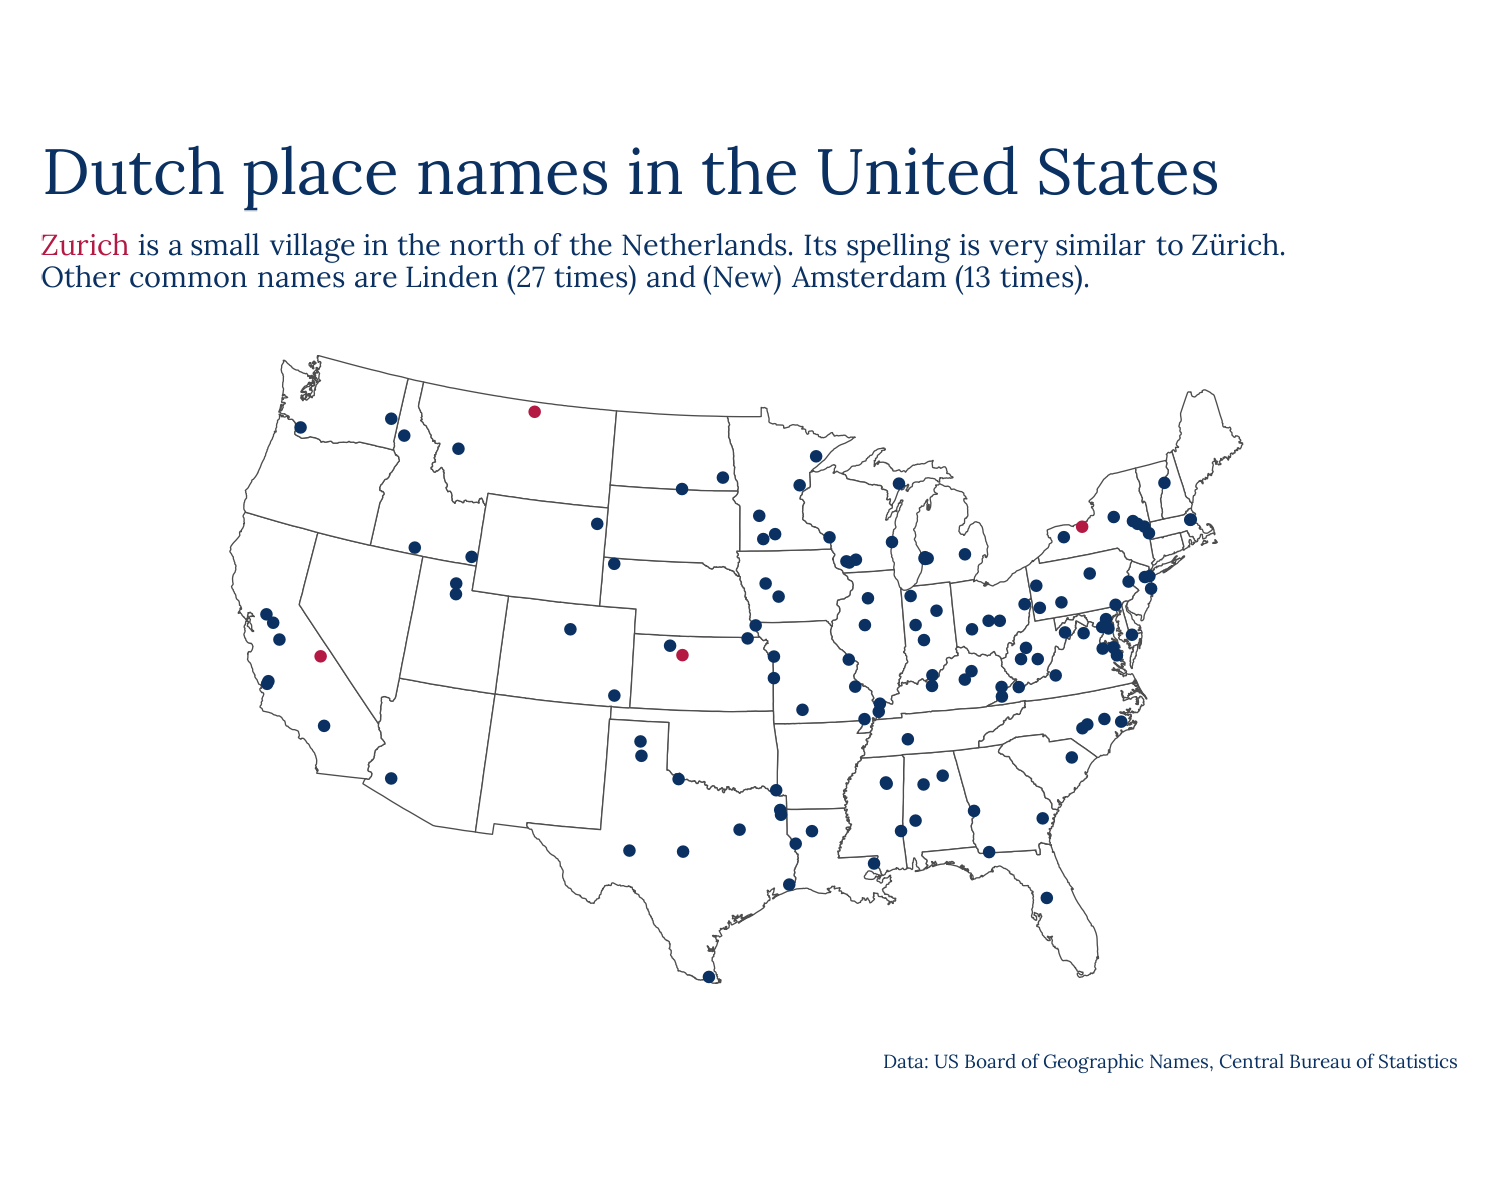

Reproduce this figure in R.
library(tidyverse)
library(maps)
library(ggtext)
library(showtext)

font_add_google("Lora", "font")
showtext_auto()

`%notin%` <- Negate(`%in%`)

us_place_names <- readr::read_csv('https://raw.githubusercontent.com/rfordatascience/tidytuesday/master/data/2023/2023-06-27/us_place_names.csv')
nl_places <- readr::read_csv2("2023/2023-26/WoonplaatsenCodes.csv") %>% select(nl_place = Title) %>% mutate(nl_place = str_to_lower(nl_place))

us_nl_places <- us_place_names %>% 
  mutate(us_place = str_to_lower(feature_name)) %>% 
  mutate(us_place = str_remove(us_place, "new ")) %>% 
  inner_join(
    nl_places,
    by = join_by(us_place == nl_place)
  ) %>% 
  filter(state_name %notin% c("Alaska", "Hawaii"))

st <- "<span style = 'color:#B31942;'>Zurich</span> is a small village in the north of the Netherlands. Its spelling is very similar to Zürich.<br>
Other common names are Linden (27 times) and (New) Amsterdam (13 times)."

ggplot(usa_map, aes(long, lat)) +
  geom_polygon(aes(group = group), fill = "white", colour = "grey30", linewidth = 0.15) +
  geom_point(data = us_nl_places,
             aes(x = prim_long_dec, y = prim_lat_dec,
                 colour = ifelse(us_place == "zurich", "#B31942",  "#0A3161")
                 ),
             size = 0.75
             ) +
  scale_colour_identity() +
  coord_map("albers",  lat0 = 45.5, lat1 = 29.5) +
  labs(
    title = "Dutch place names in the United States",
    subtitle = st,
    caption = "Data: US Board of Geographic Names, Central Bureau of Statistics"
  ) +
  theme_void() +
  theme(
    text = element_text(family = "font",
                        colour = "#0A3161"),
    plot.title = element_text(size = 48),
    plot.subtitle = element_markdown(size = 22,
                                     lineheight = 0.35),
    plot.caption = element_text(size = 14),
    plot.margin = margin(10,10,10,10)
  )

ggsave(
  "./2023/2023-26/us-populated-places.png",
  bg = "white",
  width = 5,
  height = 4
)

